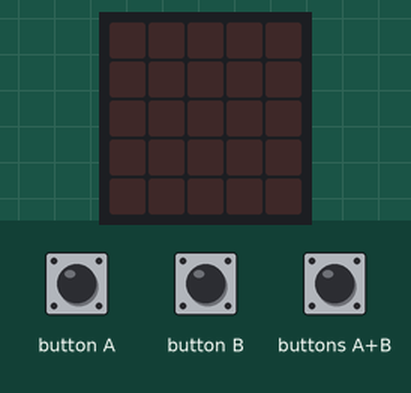
Recording of a program running on a simulated BBC micro:bit (MakeCode). Shown: the board's 5×5 LED display. Inputs (shaded band) come from the test bench.

Above: at 1.2 s.
1.3 s: button A pressed for 0.15 s
At 1.55 s:
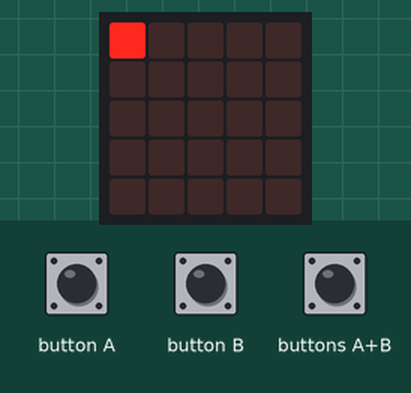
4.3 s: button B pressed for 0.15 s
At 4.55 s:
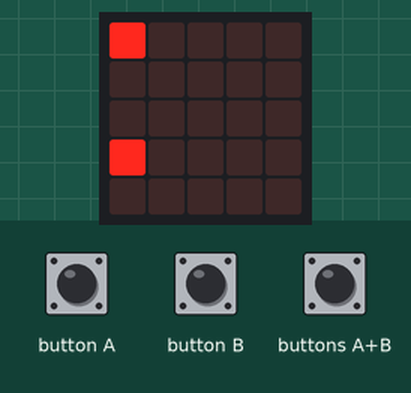
7.3 s: buttons A+B pressed for 0.15 s
At 10.0 s:
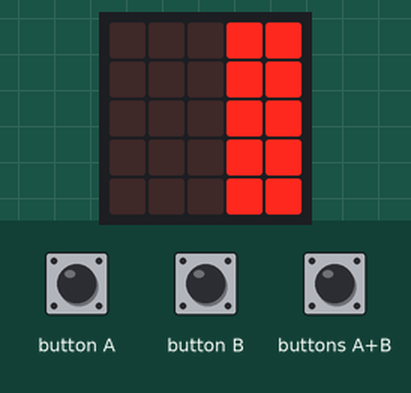
10.3 s: button A pressed for 0.15 s
At 10.55 s:
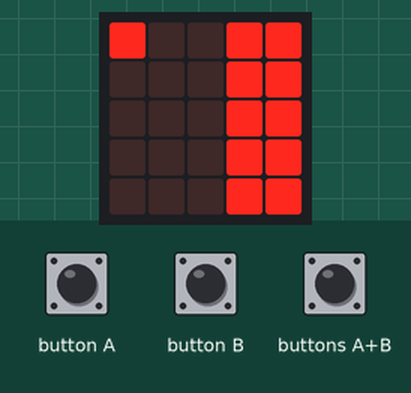
13.3 s: button B pressed for 0.15 s
At 13.55 s:
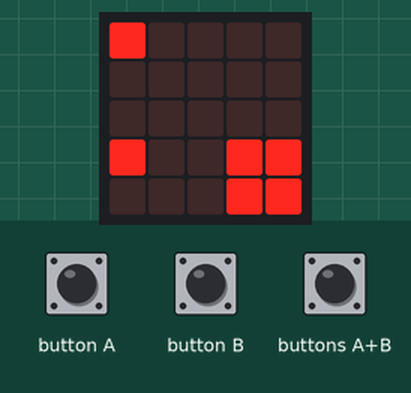
16.3 s: buttons A+B pressed for 1 s
At 18.7 s:
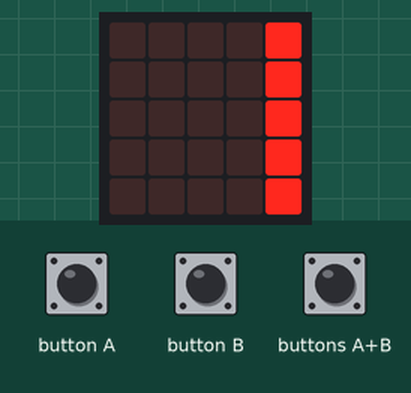

Measured:
- after the input at 1.3 s, the display: changes after 0.15 s (image 1)
- after the input at 4.3 s, the display: changes after 0.15 s (image 2)
- after the input at 7.3 s, the display: first changes after 0.15 s (image 3 shows a later state)
- after the input at 10.3 s, the display: changes after 0.15 s (image 4)
- after the input at 13.3 s, the display: changes after 0.15 s (image 5)
- after the input at 16.3 s, the display: first differs from a run without the input after 1.0 s (image 6 shows a later state)

The program:

main.ts
```typescript
input.onButtonPressed(Button.A, function () {
    for (let Y = 0; Y <= 4; Y++) {
        for (let X = 0; X <= 4; X++) {
            led.plot(X, Y)
            basic.pause(200)
            led.unplot(X, Y)
        }
    }
})
input.onButtonPressed(Button.AB, function () {
    basic.clearScreen()
})
input.onButtonPressed(Button.B, function () {
    for (let X = 0; X <= 4; X++) {
        for (let Y = 0; Y <= 4; Y++) {
            led.plot(X, Y)
            basic.pause(200)
        }
    }
})
basic.forever(function () {

})
```

test.ts
```typescript
// 在這裡測試；當此封包作為擴充功能時，將不會編譯此內容。
```
